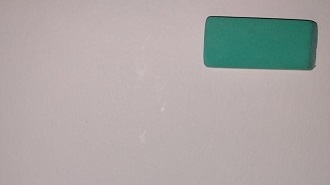
#> input picture ProcessamentoImagens/imagem1.jpg, 330 x 185 px, found by its file name
$ python algoritimo_2.py
#> lines starting #> are read from the running program, lines starting #| are printed output that depends on the picture; after the words box and inside, x2 and y2 are one past the last pixel; in counts of white or black regions, pixels touching at a corner belong together
import cv2
import numpy as np

def escalaCinza(imagem):
	L = imagem.shape[0]
	C = imagem.shape[1]
	newImage = np.zeros((L,C), dtype=np.uint8)

	for l in range (L):
		for c in range(C):
			(b,g,r) = imagem[l,c]

			r = r*0.8
			g = g*0.8
			b = b*0.8
			gray = (b+g+r)/3

			# newImage[l,c] = (b,g,r)
			newImage[l,c] = gray
	return newImage

def blurred(imagem):
    maior = 0
    menor = 0
    L = imagem.shape[0]
    C = imagem.shape[1]
    newImage = np.zeros((L,C), dtype=np.uint8)
    for l in range(0,L):
        for c in range(0,C):
            newVal = 0
            coordenadas = [
                [l-2,c-2],[l-2,c-1],[l-2,c],[l-2,c+1],[l-2,c+2],
                [l-1,c-2],[l-1,c-1],[l-1,c],[l-1,c+1],[l-1,c+2],
                [l,c-2],[l,c-1],[l,c],[l,c+1],[l,c+2],
                [l+1,c-2],[l+1,c-1],[l+1,c],[l+1,c+1],[l+1,c+2],
                [l+2,c-2],[l+2,c-1],[l+2,c],[l+2,c+1],[l+2,c+2],
            ]
            pesos = [2,4,5,4,2,
                       4,9,12,9,4,
                       5,12,15,2,5,
                        4,9,12,9,4,
                        2,4,5,4,2]
            for x in range(len(coordenadas)):
                val = coordenadas[x]
                if(val[0]>=0 and val[1]>=0 and val[0]<L and val[1]<C):
                    newVal += imagem[val[0],val[1]]*(pesos[x]/100)
                    maior = newVal if(newVal>maior)else maior
                    menor = newVal if(newVal<menor)else menor
            newVal = int(newVal)
            newVal = 255 if(newVal>255) else newVal #limitando para não ultrapassar o valor de 255
            newImage[l,c] = newVal
    return newImage, maior, menor

def densidade(img, intencidade):
    L = img.shape[0]
    C = img.shape[1]

    # descobrindo a densidade de pixel
    objLengt = 6 #na imagem a borracha tem 6cm
    correcao = 3
    totalCount = 0
    for l in range(0,L):
        count = 0
        for c in range(0,C):
            cor = img[l,c]
            if((cor > intencidade+correcao)):
                img[l,c] = 0
            else:
                img[l,c] = 255
                count += 1

            totalCount = count if count>totalCount else totalCount
    return img, round(totalCount/objLengt), totalCount

def descobrirPontos(img,img2, PPC, distancia):
    L = img.shape[0]
    C = img.shape[1]
    Cor = (0,0,255)
    pontos = []

    for l in range(50,L,25):
         for c in range(C-100,C,25):
              pontos.append([l,c])
    for p in pontos:
        img[p[0], p[1]-1] = Cor
        img[p[0]-1, p[1]] = Cor
        img[p[0]-1, p[1]+1] = Cor
        img[p[0], p[1]-1] = Cor
        img[p[0], p[1]] = Cor ####  (Ponto específico)
        img[p[0], p[1]+1] = Cor
        img[p[0]+1, p[1]-1] = Cor
        img[p[0]+1, p[1]] = Cor
        img[p[0]+1, p[1]+1] = Cor

        desloc = int(p[1]-(distancia*PPC)) if int(p[1]-(distancia*PPC))>0 else 0
        p2 = [p[0], desloc] #deslocando o ponto para a esquerda

        img2[p2[0]-1, p2[1]-1] = Cor
        img2[p2[0]-1, p2[1]] = Cor
        img2[p2[0]-1, p2[1]+1] = Cor
        img2[p2[0], p2[1]-1] = Cor
        img2[p2[0], p2[1]] = Cor ####  (Ponto específico)
        img2[p2[0], p2[1]+1] = Cor
        img2[p2[0]+1, p2[1]-1] = Cor
        img2[p2[0]+1, p2[1]] = Cor
        img2[p2[0]+1, p2[1]+1] = Cor

    return img,img2


imagem = cv2.imread('Imagem1.jpg')
#> imagem is the input picture: shape (185, 330, 3); mean B, G, R 165.2, 166.9, 171.4
imagemS = cv2.imread('Imagem2.jpg')
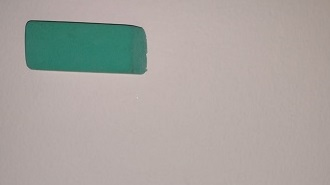
#> input picture ProcessamentoImagens/Imagem2.jpg, 330 x 185 px
#> imagemS is the input picture: shape (185, 330, 3); mean B, G, R 160.2, 164.7, 168.9
imagemC = escalaCinza(imagem)
#> after the loop in escalaCinza, `for l in range (L):`:
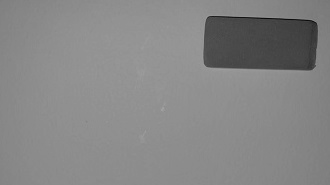
#> newImage: shape (185, 330); min 8, max 162, mean 133.8
imagemB, maior, menor = blurred(imagemC)
#> after the loop in blurred, `for l in range(0,L):`:
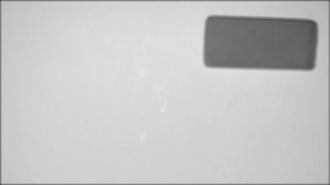
#> newImage: shape (185, 330); min 72, max 229, mean 197.3
#> maior = 229.1; menor = 0
valorTonalidadeMedia = round((menor+maior)/2)
#> valorTonalidadeMedia = 115
# cv2.imshow('imagemB', imagemB)

# apos executar essa etapa, sabemos que o objeto na imagem é composta por 113 pixeis na horizontal logo
# temos que 113/6 = 18,8 => 19, logo temos 19 pixel por cm na imagem
(imagem2, PPC, totalCount) = densidade(imagemB,valorTonalidadeMedia) #PPC (Pontos por Centimetro)
#> after the loop in densidade, `for l in range(0,L):`:
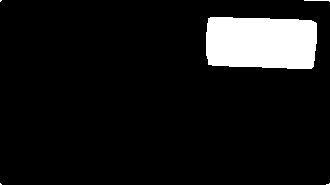
#> img: shape (185, 330); 8.8% white; 5 white regions (3 under 20 px), largest, box (x1, y1, x2, y2) and area: (206, 17, 317, 69) 5356, (304, 0, 330, 2) 27
#> PPC = 18; totalCount = 111
# cv2.imshow('Imagem Original', imagem2)
img1,img2 = descobrirPontos(imagem,imagemS, PPC,10) #O deslocamento foi de 10cm
#> the loop in descobrirPontos, `for p in pontos:` made 24 passes
#> (desloc, p2) on passes 1 to 12: (50, [50, 50]), (75, [50, 75]), (100, [50, 100]), (125, [50, 125]), (50, [75, 50]), (75, [75, 75]), (100, [75, 100]), (125, [75, 125]), (50, [100, 50]), (75, [100, 75]), (100, [100, 100]), (125, [100, 125])
cv2.imshow('Imagem Original', img1)
cv2.imshow('Imagem Movimentada a Direita', img2)
# [4 lines of commented-out code are left out]
cv2.waitKey(0)
